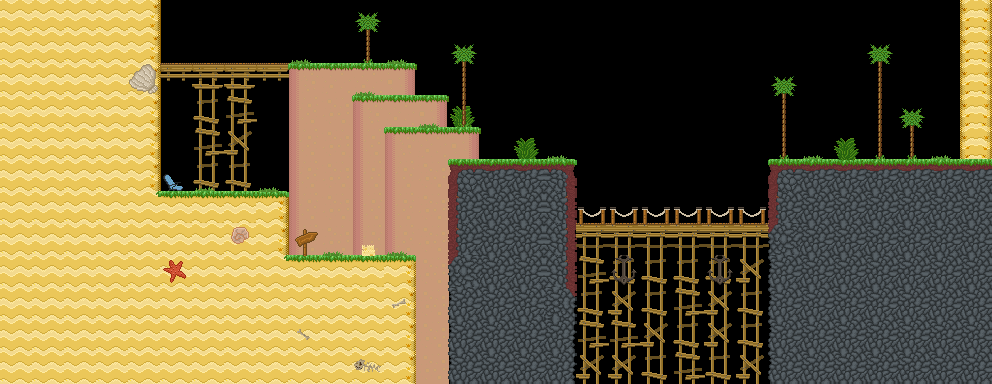

Below is a game level as drawn by its tile map, then a one-line description and the .tmx that defines it (tile-layer data replaced by summaries):
An orthogonal 31x12 tile map with 32x32 px tiles, 4 tile layers (background, main, foreground, hidden), 5 tilesets and 59 objects (30x veggie, 12x spike, 2x block_enemy, start, goal, ...).

<map version="1.0" orientation="orthogonal" renderorder="right-down" width="31" height="12" tilewidth="32" tileheight="32" nextobjectid="108">
 <properties>
  <property name="hints" value="" />
  <property name="time_to_beat" value="14" />
 </properties>
 <tileset firstgid="1" name="grass_level" tilewidth="32" tileheight="32" tilecount="153" columns="17">
  <image source="../../sprites/tilesets/34tile.png" width="544" height="306" />
 </tileset>
 <tileset firstgid="154" name="object_tilemap_32" tilewidth="32" tileheight="32" tilecount="25" columns="5">
  <image source="../../sprites/tilesets/object_tilemap_32.png" width="160" height="160" />
  <tile id="0">
   <properties>
    <property name="item_no" value="5" />
    <property name="type" value="costume_head" />
   </properties>
  </tile>
  <tile id="1">
   <properties>
    <property name="spawn" value="spawn" />
   </properties>
  </tile>
  <tile id="2">
   <properties>
    <property name="goal" value="goal" />
   </properties>
  </tile>
  <tile id="3">
   <properties>
    <property name="name" value="pig" />
   </properties>
  </tile>
  <tile id="4">
   <properties>
    <property name="direction" value="left" />
    <property name="name" value="walking_enemy" />
   </properties>
  </tile>
 </tileset>
 <tileset firstgid="179" name="object_tilemap_16" tilewidth="16" tileheight="16" tilecount="12" columns="4">
  <image source="../../sprites/tilesets/object_tilemap_16.png" width="64" height="48" />
 </tileset>
 <tileset firstgid="191" name="treetops_big_96" tilewidth="96" tileheight="64" tilecount="2" columns="2">
  <image source="../../sprites/objects/scenery/treetops_big_96.png" trans="ff00ff" width="192" height="64" />
 </tileset>
 <tileset firstgid="193" name="34tile_beach_temp" tilewidth="33" tileheight="33" spacing="1" margin="1" tilecount="189" columns="21">
  <image source="../../sprites/tilesets/34tile_beach_temp.png" width="714" height="306" />
 </tileset>
 <layer name="background" width="31" height="12">
  <properties>
   <property name="background" value="background" />
  </properties>
  <data>[372 cells, 12 non-empty, 6 distinct tile ids]</data>
 </layer>
 <layer name="main" width="31" height="12">
  <data>[372 cells, 270 non-empty, 37 distinct tile ids]</data>
 </layer>
 <layer name="foreground" width="31" height="12">
  <properties>
   <property name="foreground" value="foreground" />
  </properties>
  <data>[372 cells, 24 non-empty, 12 distinct tile ids]</data>
 </layer>
 <layer name="hidden" width="31" height="12">
  <data>[372 cells, 20 non-empty, 3 distinct tile ids]</data>
 </layer>
 <objectgroup color="#e70000" name="hard-blocks">
  <object id="43" x="576" y="224" width="192" height="32" />
  <object id="58" x="448" y="160" width="128" height="224" />
  <object id="59" x="768" y="160" width="224" height="224" />
 </objectgroup>
 <objectgroup color="#0055ff" name="soft-blocks">
  <object id="65" x="160" y="64" width="256" height="32" />
  <object id="66" x="352" y="96" width="96" height="32" />
  <object id="68" x="384" y="128" width="96" height="32" />
 </objectgroup>
 <objectgroup name="objects-32px">
  <object id="1" name="start" gid="155" x="192" y="192" width="32" height="32">
   <properties>
    <property name="direction" value="right" />
    <property name="health" value="100" />
   </properties>
  </object>
  <object id="2" name="spike" gid="186" x="576" y="224" width="16" height="16" />
  <object id="33" name="block_enemy" gid="163" x="312" y="256" width="32" height="32">
   <properties>
    <property name="bound_to_platform" value="true" />
   </properties>
  </object>
  <object id="44" name="block_enemy" gid="163" x="576" y="224" width="32" height="32">
   <properties>
    <property name="bound_to_platform" value="true" />
   </properties>
  </object>
  <object id="47" name="spike" gid="186" x="592" y="224" width="16" height="16" />
  <object id="48" name="spike" gid="186" x="624" y="224" width="16" height="16" />
  <object id="49" name="spike" gid="186" x="608" y="224" width="16" height="16" />
  <object id="50" name="spike" gid="186" x="656" y="224" width="16" height="16" />
  <object id="51" name="spike" gid="186" x="640" y="224" width="16" height="16" />
  <object id="52" name="spike" gid="186" x="688" y="224" width="16" height="16" />
  <object id="53" name="spike" gid="186" x="672" y="224" width="16" height="16" />
  <object id="54" name="spike" gid="186" x="720" y="224" width="16" height="16" />
  <object id="55" name="spike" gid="186" x="704" y="224" width="16" height="16" />
  <object id="56" name="spike" gid="186" x="752" y="224" width="16" height="16" />
  <object id="57" name="spike" gid="186" x="736" y="224" width="16" height="16" />
  <object id="64" name="goal" gid="156" x="192" y="48" width="32" height="32" />
  <object id="99" name="chest" gid="154" x="64" y="192" width="32" height="32">
   <properties>
    <property name="item_no" value="6" />
    <property name="type" value="costume_head" />
   </properties>
  </object>
 </objectgroup>
 <objectgroup name="objects-16px">
  <object id="70" name="veggie" gid="190" x="488" y="152" width="16" height="16" />
  <object id="71" name="veggie" gid="190" x="520" y="152" width="16" height="16" />
  <object id="72" name="veggie" gid="190" x="456" y="152" width="16" height="16" />
  <object id="73" name="veggie" gid="190" x="328" y="56" width="16" height="16" />
  <object id="74" name="veggie" gid="190" x="360" y="88" width="16" height="16" />
  <object id="75" name="veggie" gid="190" x="296" y="56" width="16" height="16" />
  <object id="76" name="veggie" gid="190" x="264" y="184" width="16" height="16" />
  <object id="77" name="veggie" gid="190" x="312" y="192" width="16" height="16" />
  <object id="78" name="veggie" gid="190" x="344" y="216" width="16" height="16" />
  <object id="80" name="veggie" gid="190" x="368" y="176" width="16" height="16" />
  <object id="81" name="veggie" gid="190" x="392" y="144" width="16" height="16" />
  <object id="82" name="veggie" gid="190" x="664" y="184" width="16" height="16" />
  <object id="83" name="veggie" gid="190" x="616" y="136" width="16" height="16" />
  <object id="85" name="veggie" gid="190" x="600" y="128" width="16" height="16" />
  <object id="86" name="veggie" gid="190" x="712" y="136" width="16" height="16" />
  <object id="87" name="veggie" gid="190" x="728" y="128" width="16" height="16" />
  <object id="88" name="veggie" gid="190" x="808" y="152" width="16" height="16" />
  <object id="89" name="veggie" gid="190" x="856" y="152" width="16" height="16" />
  <object id="90" name="veggie" gid="190" x="904" y="152" width="16" height="16" />
  <object id="91" name="veggie" gid="190" x="688" y="96" width="16" height="16" />
  <object id="92" name="veggie" gid="190" x="712" y="64" width="16" height="16" />
  <object id="93" name="veggie" gid="190" x="744" y="56" width="16" height="16" />
  <object id="100" name="veggie" gid="190" x="40" y="184" width="16" height="16" />
  <object id="101" name="veggie" gid="190" x="104" y="184" width="16" height="16" />
  <object id="102" name="veggie" gid="190" x="72" y="160" width="16" height="16" />
  <object id="103" name="veggie" gid="190" x="584" y="128" width="16" height="16" />
  <object id="104" name="veggie" gid="190" x="744" y="128" width="16" height="16" />
  <object id="105" name="veggie" gid="190" x="136" y="184" width="16" height="16" />
  <object id="106" name="veggie" gid="190" x="840" y="120" width="16" height="16" />
  <object id="107" name="veggie" gid="190" x="872" y="120" width="16" height="16" />
 </objectgroup>
 <objectgroup name="treetop_big" />
 <objectgroup color="#00aa00" name="sand-blocks">
  <object id="35" x="128" y="192" width="160" height="192" />
  <object id="36" x="288" y="256" width="128" height="128" />
  <object id="60" x="960" y="0" width="32" height="160" />
  </objectgroup>
</map>
<!-- 3 of 59 objects omitted -->
